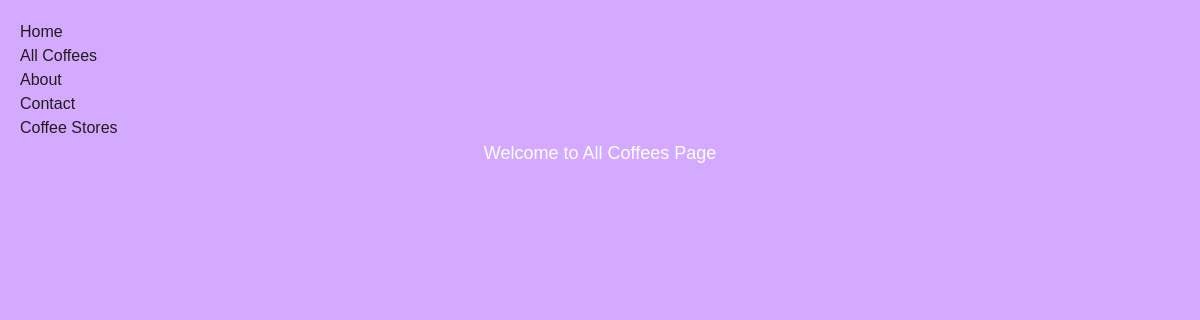
/coffee/, run on an earlier commit of the app's database.
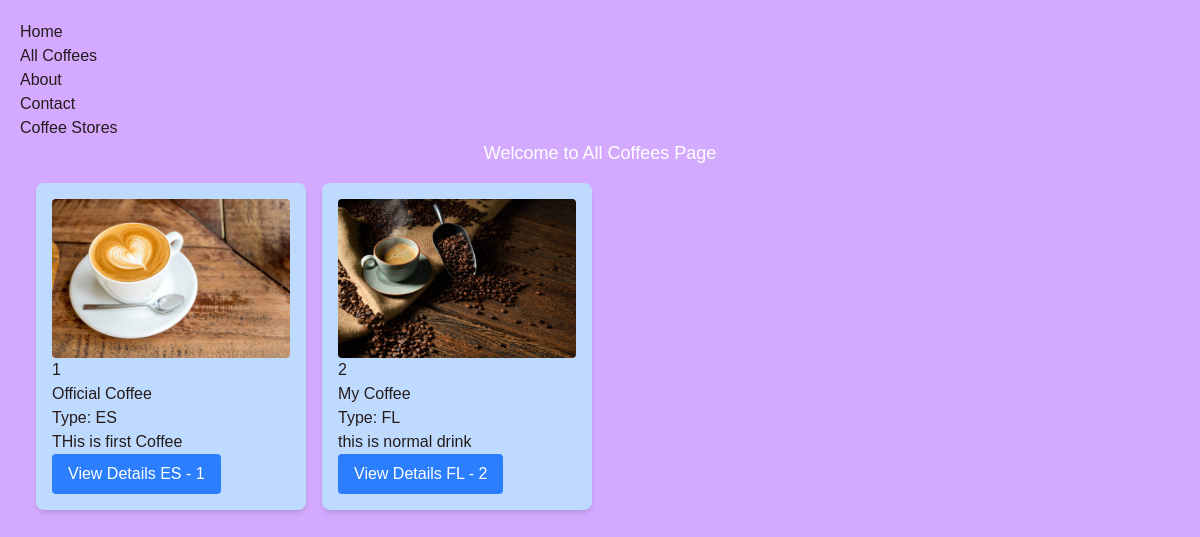
And on a later commit of the database.
### coffee/models.py (models this page shows, shortened)
class CoffeeVariety(models.Model):
    COFFEE_TYPE_CHOICES = [
        ('ES', 'Espresso'),
        ('AM', 'Americano'),
        ('LA', 'Latte'),
        ('CA', 'Cappuccino'),
        ('MO', 'Mocha'),
        ('FL', 'Flat White'),
    ]
    name = models.CharField(max_length=100)
    image = models.ImageField(upload_to='coffee_images/', blank=True, null=True)
    description = models.TextField()
    type = models.CharField(max_length=50, choices=COFFEE_TYPE_CHOICES)
    date_added = models.DateTimeField(default=timezone.now)
    created_at = models.DateTimeField(auto_now_add=True)
    updated_at = models.DateTimeField(auto_now=True)
    price = models.DecimalField(max_digits=10, decimal_places=2, default=0.00)

### coffee/views.py (the view)
# urls.py: path('', views.all_coffee, name='all_coffee'),
def all_coffee(request):
    coffees = CoffeeVariety.objects.all()
    return render(request, 'coffee/all_coffee.html', {'coffees': coffees})

### coffee/templates/coffee/all_coffee.html (shortened to what this page needs)
{% extends 'layout.html' %}
{% block content %}
  <h1>Welcome to All Coffees Page</h1>
  <div class="grid grid-cols-4 gap-4 m-4" >
    {% for coffee in coffees %}
      <div class="bg-blue-200 rounded-lg shadow-md p-4">
        <img class="rounded" src="{{ coffee.image.url }}" alt="{{ coffee.name }}">
        <p class="rounded" >{{ coffee.id }}</p>
        <h2 class="rounded">{{ coffee.name }}</h2>
        <h2 class="rounded">Type: {{ coffee.type }}</h2>
        <p>{{ coffee.description }}</p>
        <a href="{% url 'coffee_detail' coffee.id %}" class="text-blue-500 hover:underline">
          <button type="button" class="bg-blue-500 text-white px-4 py-2 rounded hover:bg-blue-600">
            View Details
            {{coffee.type}} - {{ coffee.id }}
          </button>
        </a>
      </div>
    {% endfor %}
  </div>
{% endblock %}

### templates/layout.html (shortened to what this page needs)
{% load static tailwind_tags %}
{% load static %}
<!DOCTYPE html>
<html lang="en">
<head>
  <link rel="stylesheet" href="{% static 'style.css' %}">
  {% tailwind_css %}
</head>
<body>
  <nav>
    <ul>
      <li><a href="{% url 'index' %}">Home</a></li>
      <li><a href="{% url 'all_coffee' %}">All Coffees</a></li>
      <li><a href="{% url 'about' %}">About</a></li>
      <li><a href="{% url 'contact' %}">Contact</a></li>
      <li><a href="{% url 'coffee_stores' %}">Coffee Stores</a></li>
    </ul>
    {% block content %}{% endblock %}
  </nav>
</body>
</html>

### static/style.css (style rules this page uses)
body { background-color: #d3aaff; color: rgb(37, 27, 27); text-emphasis-color: #408188; font-family: Arial, sans-serif; margin: 0; padding: 20px; }
h1 { color: #ffffff; text-align: center; font-size: large; }

What changed in the data, as far as the page shows it:
added CoffeeVariety: image (picture), id "1", name "Official Coffee", type "ES", description "THis is first Coffee"
added CoffeeVariety: image (picture), id "2", name "My Coffee", type "FL", description "this is normal drink"
